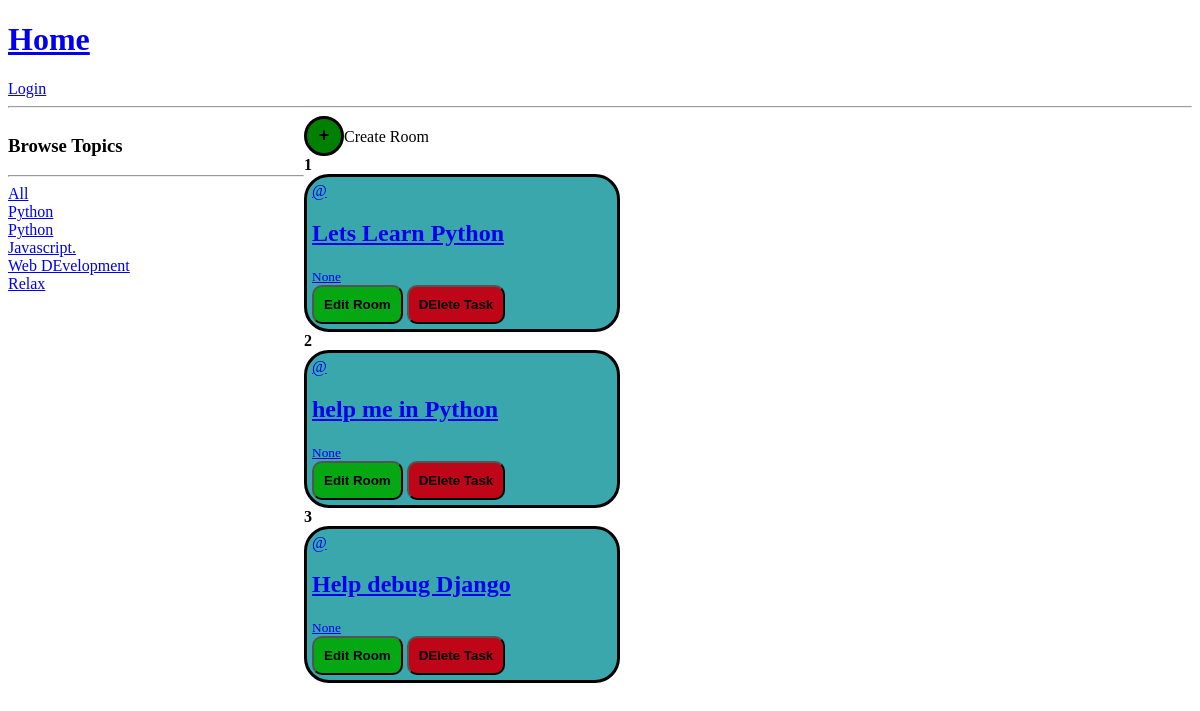
/, run on an earlier commit of the app's database.
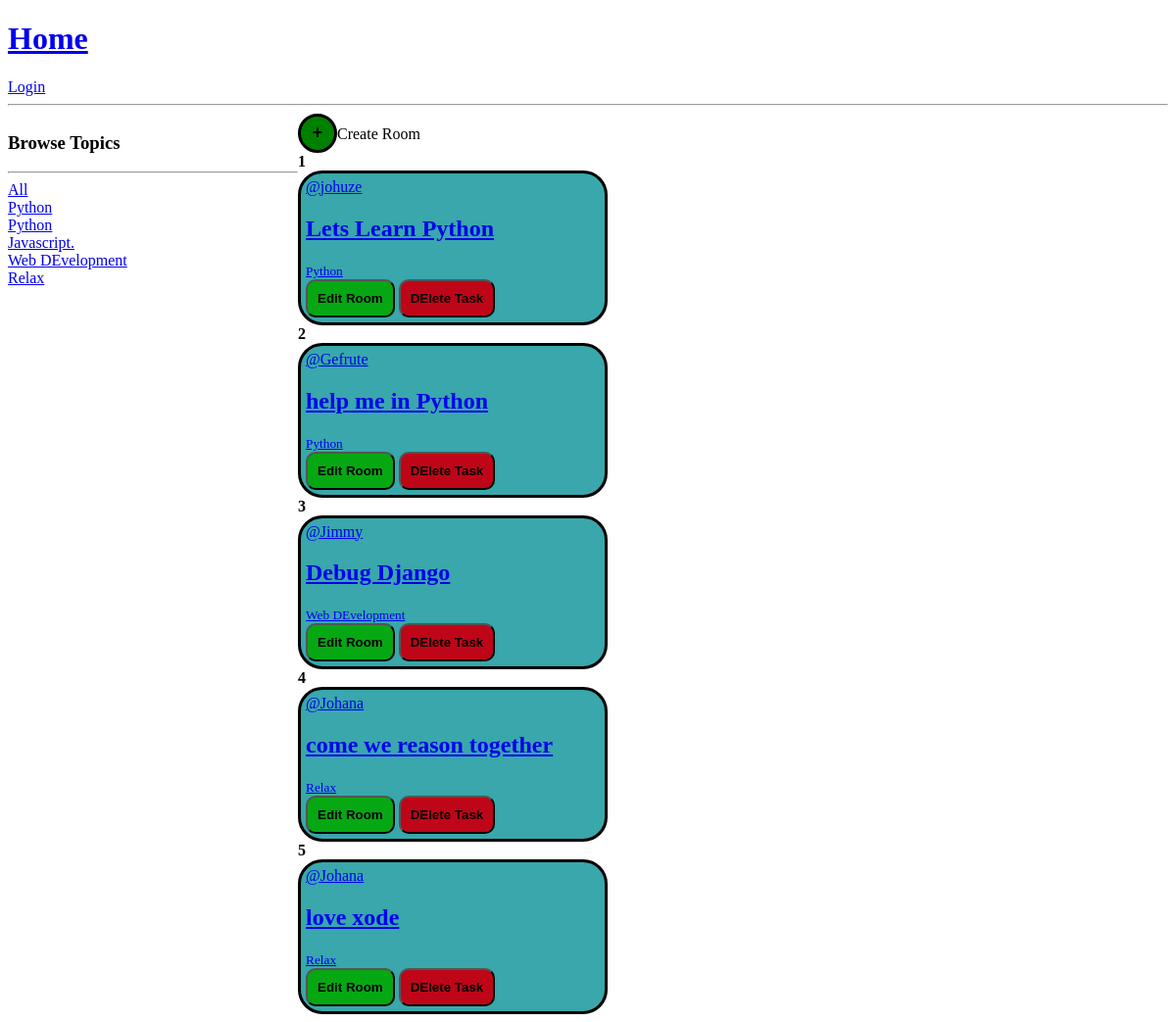
And on a later commit of the database.
### Rooms/models.py (models this page shows, shortened)
class Topic(models.Model):
    name = models.CharField(max_length = 200)
    description = models.TextField(null = True, blank = True)
    def __str__(self):
        return self.name

class Room(models.Model):
    host = models.ForeignKey(User, on_delete = models.CASCADE)
    topic = models.ForeignKey(Topic, on_delete = models.SET_NULL, null = True)
    name = models.CharField(max_length = 200)
    description = models.TextField(null = True, blank = True)
    updated = models.DateTimeField(auto_now = True)
    created = models.DateTimeField(auto_now_add = True)

### Rooms/views.py (the view)
# urls.py: 2. Add a URL to urlpatterns:  path('', views.home, name='home')
def home(request):
    q = request.GET.get('q')
    context = {'rooms':rooms, "topics":topics}
    return render(request,'Rooms/home.html',context)

### Rooms/templates/Rooms/home.html (shortened to what this page needs)
{% include 'navbar.html' %}
<div class="mainContainer">
    <div class="Navigation">
        <h3>Browse Topics</h3>
        <hr>
        <a href="{% url 'home' %}">All</a>
        {% for topic in topics %}
            <div class="specificTopic">
            <a href="{% url 'home' %}?q={{topic.name}}">{{topic.name}}</a>
            </div>
        {% endfor %}
    </div>
    <div class="chatrooms">
        <div>
            <a href="{% url 'createRoom' %}"><button style="background-color: green; width: 40px;height: 40px;border-radius: 40px;border: solid;text-align: center;font-size: large;"><b>+</b></button></a>Create Room
            <br>
            {% for room in rooms %}
                <b>{{room.id}}</b>
                <a href="{% url 'room' room.id %}">
                    <div style="width:300px; border:solid;border-radius: 25px;text-decoration: none;padding: 5px;background-color: rgba(8, 145, 150, 0.8);">
                        <span>@{{room.host}}</span>
                        <h2 style="text-decoration: none;">{{room.name}}</h2>
                        <small>{{room.topic}}</small>
                        <br>
                        <a href="{% url 'updateRoom' room.id %}"><button style="background-color: rgb(5, 168, 18);border-radius: 10px;padding: 10px;"><b>Edit Room</b></button></a>
                        <a href="{% url 'deleteRoom' room.id %}"><button style="background-color: rgb(190, 6, 24);border-radius: 10px;padding: 10px;"><b>DElete Task</b></button></a>
                        <br>
                    </div>
            {% endfor %}
        </div>
    </div>
</div>

### templates/navbar.html (shortened to what this page needs)
<!DOCTYPE html>
<html lang="en">
<head>
</head>
<body>
    <h1><a href="/">Home</a></h1>
    <a href="{% url 'loginUser' %}">Login</a>
    <hr>
</body>
</html>

### Rooms/templates/Rooms/home.html (style rules this page uses)
.mainContainer { display: grid; grid-template-columns: 1fr 3fr; }

What changed in the data, as far as the page shows it:
changed Room "Lets Learn Python": host (not shown) → "johuze"; topic "None" → "Python"
changed Room "help me in Python": host (not shown) → "Gefrute"; topic "None" → "Python"
changed Room id 3: host (not shown) → "Jimmy"; name "Help debug Django" → "Debug Django"; topic "None" → "Web DEvelopment"
added Room: id "4", host "Johana", name "come we reason together", topic "Relax"
added Room: id "5", host "Johana", name "love xode", topic "Relax"
